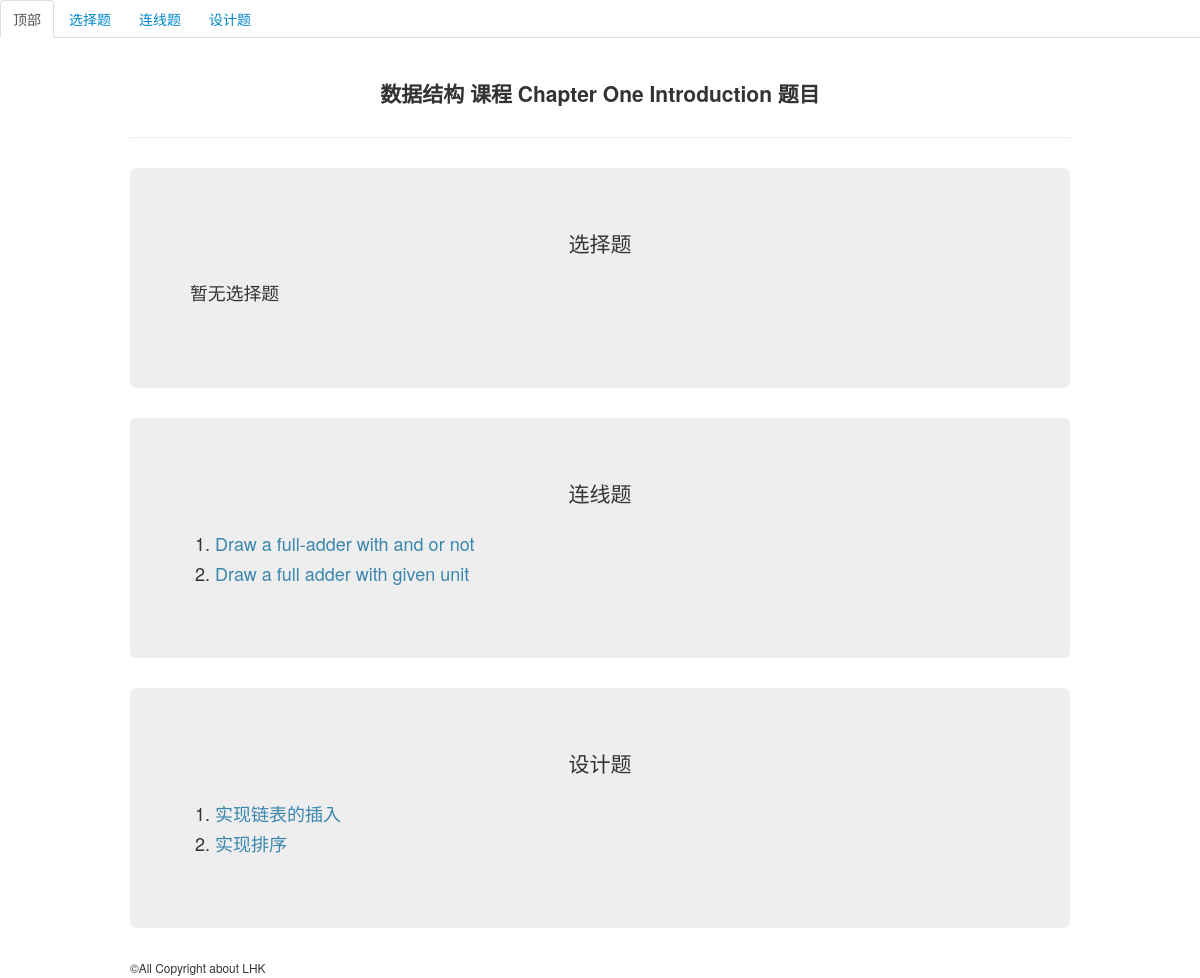
/Tapp/knowledges/2/, run on the app's committed database.
### Tapp/models.py (models this page shows, shortened)
class Knowledge(models.Model):
    course = models.ForeignKey(Course,on_delete=models.CASCADE)
    knowledge_name = models.CharField(max_length=30)

class Course(models.Model):
    teacher = models.ForeignKey(Teacher,on_delete=models.CASCADE)
    students = models.ManyToManyField(Student)
    course_name =  models.CharField(max_length=50) # 课程名字
    course_id = models.CharField(max_length=20,unique=True) # 课程id 唯一 用于辨别课程
    course_starttime = models.DateTimeField("start time") # 课程开始时间
    course_endtime = models.DateTimeField("end time") # 课程结束时间
    course_stu_num = models.IntegerField(default=0) # 学生数

class DrawQuestion(models.Model):
    knowledge = models.ForeignKey(Knowledge,on_delete=models.CASCADE) # 对应知识
    question_title = models.CharField(max_length=20,default="Question")
    question_text = models.CharField(max_length=200) # 问题描述
    question_type = models.IntegerField(choices=[(0,'Draw Graph'),(1,'Fill Table')],default=0) # 问题类型
    question_image = models.ImageField(default="Files/Img/green_bg.png",upload_to="Tapp/static/Tapp/images/Draw") # 图片文件
    question_file = models.FileField(default="Files/empty.json", upload_to="Files/DrawInput/") # 真值表文件
    total_submit = models.IntegerField(default=0) # 总提交人数
    correct_submit = models.IntegerField(default=0) # 正确人数

class DesignQuestion(models.Model): # 程序设计题
    knowledge = models.ForeignKey(Knowledge,on_delete=models.CASCADE) # 对应知识
    question_title = models.CharField(max_length=20,default="Question")
    question_text = models.CharField(max_length=200) # 问题描述
    question_language = models.CharField(max_length=30,choices=[('C','C language'),('C++','C plus plus'),('Python','Python'),('Verilog','Verilog')]) # 需要的语言
    total_submit = models.IntegerField(default=0) # 总提交人数
    correct_submit = models.IntegerField(default=0) # 正确人数
    example_input = models.TextField(default="No") # 示例输入
    example_output = models.TextField(default="No") # 示例输出
    inputFile = models.FileField(default="Files/empty.json", upload_to="Files/") # 输入用例
    outputFile = models.FileField(default="Files/empty.json", upload_to="Files/") # 输出结果
    question_analysis = models.TextField(default="no") # 正确代码 -- 用于比对

### Tapp/views.py (the view)
# urls.py: path('knowledges/<int:pk>/',views.knowledgeDetail, name="knowledgeDetail"),
def knowledgeDetail(request,pk): # 知识点信息
    try:
        knowledge = Knowledge.objects.get(pk=pk)
        selectSet = knowledge.selectquestion_set.all()
        drawSet = knowledge.drawquestion_set.all()
        designSet = knowledge.designquestion_set.all()
        context = {
            "knowledge":knowledge,
            "selectSet":selectSet,
            "drawSet":drawSet,
            "designSet":designSet
        }
        return render(request,'Tapp/knowledgeDetail.html',context)
    except Exception:
        return Http404("No such knowledge")

### Tapp/templates/Tapp/knowledgeDetail.html (shortened to what this page needs)
<head>
    {% load static %}
    <link rel="stylesheet" href="{% static 'Tapp/css/bootstrap.css' %}">
</head>
<body>
    {% if knowledge %}
    <ul id="navbar" class="nav nav-tabs">
        <li class="active">
          <a href="#">顶部</a>
        </li>
        <li>
            <a href="#select">选择题</a>
        </li>
        <li>
            <a href="#draw">连线题</a>
        </li>
        <li>
            <a href="#design">设计题</a>
        </li>
    </ul>
    <div class="container">
    <div class="page-header">
        <p class="lead text-center"><strong>{{ knowledge.course.course_name }} 课程 {{ knowledge.knowledge_name }}  题目</strong></p>
    </div>
    <div id="select" class="hero-unit">
        <p class="lead text-center">选择题</p>
        {% if selectSet %}
        <ol>
            {% for select in selectSet %}
            <li><a href="{% url 'Tapp:selectDetail' select.id %}" class="text-info"> {{ select.question_text }} </a></li>
            {% endfor %}
        </ol>
        {% else %}
            <p class="lead"><small>暂无选择题</small></p>
        {% endif %}
    </div>
    <div id="draw" class="hero-unit">
        <p class="lead text-center">连线题</p>
        {% if drawSet %}
        <ol>
            {% for draw in drawSet %}
            <li><a href="{% url 'Tapp:drawDetail' draw.id %}" class="text-info"> {{ draw.question_text }} </a></li>
            {% endfor %}
        </ol>
        {% else %}
            <p class="lead"><small>暂无连线题</small></p>
        {% endif %}
    </div>
    <div id="design" class="hero-unit">
        <p class="lead text-center">设计题</p>
        {% if designSet %}
        <ol>
            {% for design in designSet %}
            <li><a href="{% url 'Tapp:designDetail' design.id %}" class="text-info"> {{ design.question_text }} </a></li>
            {% endfor %}
        </ol>
        {% else %}
        <p class="lead"><small>暂无设计题</small></p>
        {% endif %}
    </div>
    {% else %}
        <p class="lead">No such Knowledge</p>
    {% endif %}
    </div>
</body>
<footer>
    <div class="container">
        <small>&COPY;All Copyright about LHK</small>
    </div>
</footer>

### data on the page
Knowledge: course.course_name "数据结构", knowledge_name "Chapter One Introduction"
DrawQuestion: question_text "Draw a full-adder with and or not"
DrawQuestion: question_text "Draw a full adder with given unit"
DesignQuestion: question_text "实现链表的插入"
DesignQuestion: question_text "实现排序"
